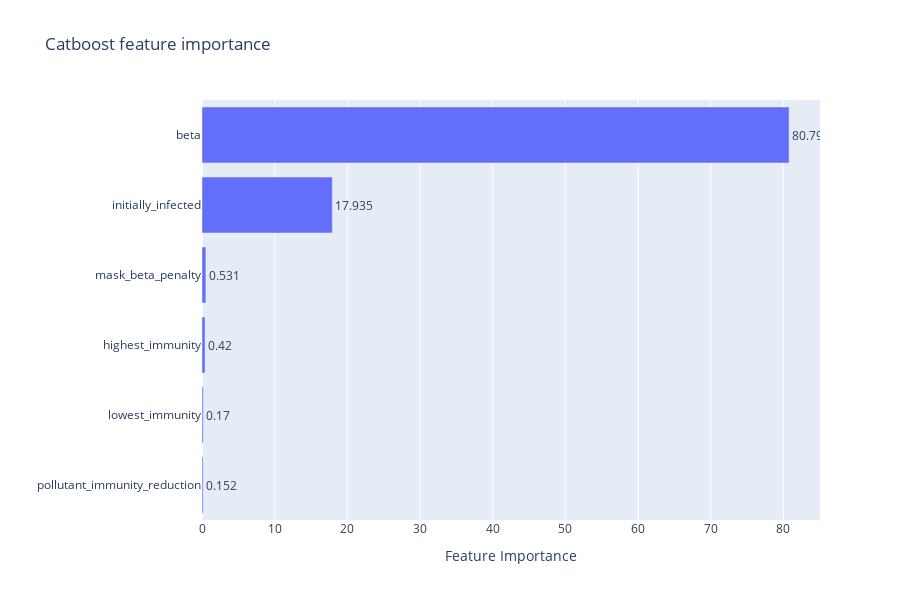

The notebook cell saved with this chart:
### Code cell
plot_feature_importance(importance=model.get_feature_importance(),
                        names=cols,
                        model_type="Catboost")

### Figure 1 — Plotly figure (JSON) as saved in the notebook; plotly's stock layout.template omitted (floating-point values rounded to 4 significant figures)
{"data": [{"orientation": "h", "text": [0.152, 0.17, 0.42, 0.531, 17.93, 80.79], "textposition": "outside", "type": "bar", "x": [0.1518, 0.1695, 0.4197, 0.5314, 17.94, 80.79], "y": ["pollutant_immunity_reduction", "lowest_immunity", "highest_immunity", "mask_beta_penalty", "initially_infected", "beta"]}], "layout": {"height": 600, "showlegend": false, "title": {"text": "Catboost feature importance"}, "xaxis": {"title": {"text": "Feature Importance"}}, "yaxis": {"title": {"text": ""}}}}
